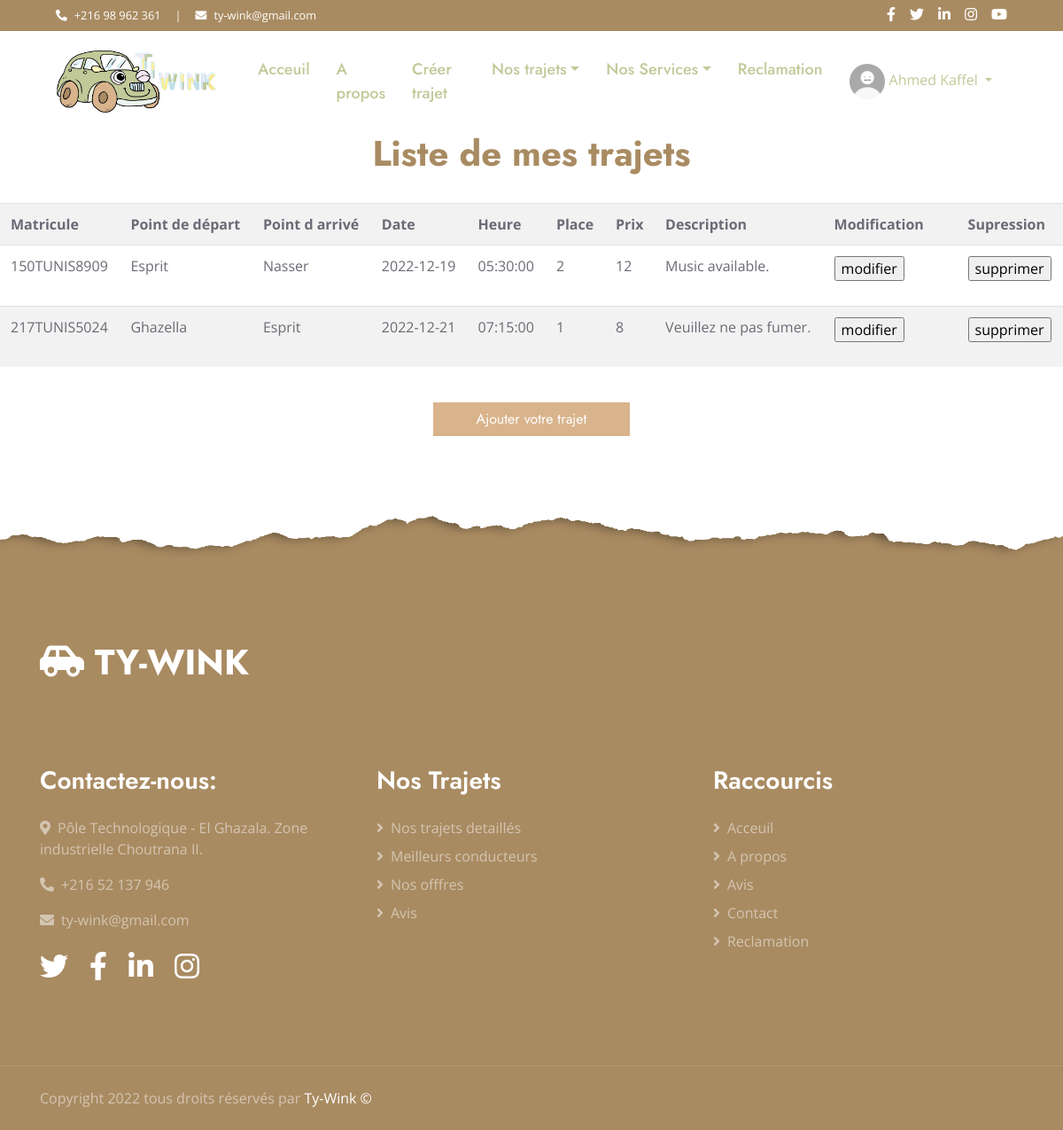
The page /view/listtrajetcond.php (signed in) on the database its author committed.
### tables this page shows
CREATE TABLE `trajet` (
  `idt` int(11) NOT NULL,
  `matricule` varchar(20) NOT NULL,
  `idc` int(11) NOT NULL,
  `pt_dep` varchar(30) NOT NULL,
  `pt_arr` varchar(30) NOT NULL,
  `date` date NOT NULL,
  `heure` time NOT NULL,
  `place` int(11) NOT NULL,
  `prix` float NOT NULL,
  `description` varchar(50) DEFAULT NULL
);

### controller/trajetC.php (called while the page is built, shortened)
<?php
	class trajetC {
		public function listTrajetC($idc){
			$pdo = config::getConnexion();
			$sql="SELECT * from trajet where idc=$idc";
			try{
				$query=$pdo->prepare($sql);
				$query->execute();
				$idc=$query->fetchAll();
				return $idc;
			}
			catch (Exception $e){
				$e->getMessage();
			}
	}
}
?>

### view/listtrajetcond.php (the view, shortened to what this page needs)
<html>
<head>
    <link href="https://cdnjs.cloudflare.com/ajax/libs/font-awesome/5.10.0/css/all.min.css" rel="stylesheet">
    <link href="../lib/owlcarousel/assets/owl.carousel.min.css" rel="stylesheet">
    <link href="../css/style.css" rel="stylesheet">
</head>
<body>
    <div class="container-fluid bg-dark">
        <div class="row py-2 px-lg-5">
            <div class="col-lg-6 text-center text-lg-left mb-2 mb-lg-0">
                <div class="d-inline-flex align-items-center text-white">
                    <small><i class="fa fa-phone-alt mr-2"></i>+216 98 962 361</small>
                    <small class="px-3">|</small>
                    <small><i class="fa fa-envelope mr-2"></i>ty-wink@gmail.com</small>
                </div>
            </div>
            <div class="col-lg-6 text-center text-lg-right">
                <div class="d-inline-flex align-items-center">
                    <a class="text-white px-2" href="https://www.facebook.com/hayder.abdellaoui.9">
                        <i class="fab fa-facebook-f"></i>
                    </a>
                    <a class="text-white px-2" href="https://www.facebook.com/hayder.abdellaoui.9">
                        <i class="fab fa-twitter"></i>
                    </a>
                    <a class="text-white px-2" href="https://www.facebook.com/hayder.abdellaoui.9">
                        <i class="fab fa-linkedin-in"></i>
                    </a>
                    <a class="text-white px-2" href="https://www.facebook.com/hayder.abdellaoui.9">
                        <i class="fab fa-instagram"></i>
                    </a>
                    <a class="text-white pl-2" href="https://www.facebook.com/hayder.abdellaoui.9">
                        <i class="fab fa-youtube"></i>
                    </a>
                </div>
            </div>
        </div>
    </div>
<?php
include 'headerClient.php';
include '../controller/trajetC.php';
if($_SESSION!=null)
{
    $CIN= $_SESSION["cin"];
	$trajetC= new trajetC();
	$list = $trajetC->listTrajetC($CIN);
?>
<center><h1>Liste de mes trajets</h1></center><br>
		<table class="table table-striped" >
			<tr>
            <th>Matricule</th>
			<th>Point de départ</th>
			<th>Point d arrivé</th>
			<th>Date</th>
			<th>Heure</th>
			<th>Place</th>
			<th>Prix</th>
            <th>Description</th>
			<th>Modification</th>
			<th></th>
			<th>Supression</th>
			</tr>
			<?php foreach ($list as $trajet) { ?>
			<tr>
                <td><?php echo $trajet['matricule'];?></td>
                <td><?php echo $trajet['pt_dep'];?></td>
                <td><?php echo $trajet['pt_arr'];?></td>
                <td><?php echo $trajet['date'];?></td>
                <td><?php echo $trajet['heure'];?></td>
                <td><?php echo $trajet['place'];?></td>
                <td><?php echo $trajet['prix'];?></td>
                <td><?php echo $trajet['description'];?></td>
				<td><form method="POST" action="updtrajet.php">
						<input type="submit" name="modifier" value="modifier">
					</form></td>
				<td>
					<td><a href="supptrajet.php?idt= <?php echo $trajet['idt']?>"><input type="submit" value="supprimer"></a></td></tr>
			<?php
			}
			?>
		</table>
		<br>
        <center><a href="addtrajetcond.php"><input type="submit" class="btn btn-secondary px-3=4 px-lg-5" value="Ajouter votre trajet"></a></center>
<?php
include 'footerClient.php';
?>
</body>
</html>
<?php
}
?>

### rows shown on the page
trajet: matricule "150TUNIS8909", pt_dep "Esprit", pt_arr "Nasser", date "2022-12-19", heure "05:30:00", place "2", prix "12", description "Music available."
trajet: matricule "217TUNIS5024", pt_dep "Ghazella", pt_arr "Esprit", date "2022-12-21", heure "07:15:00", place "1", prix "8", description "Veuillez ne pas fumer."

### other values the page prints
$_SESSION['prenom'] "Ahmed"
$_SESSION['nom'] "Kaffel"
